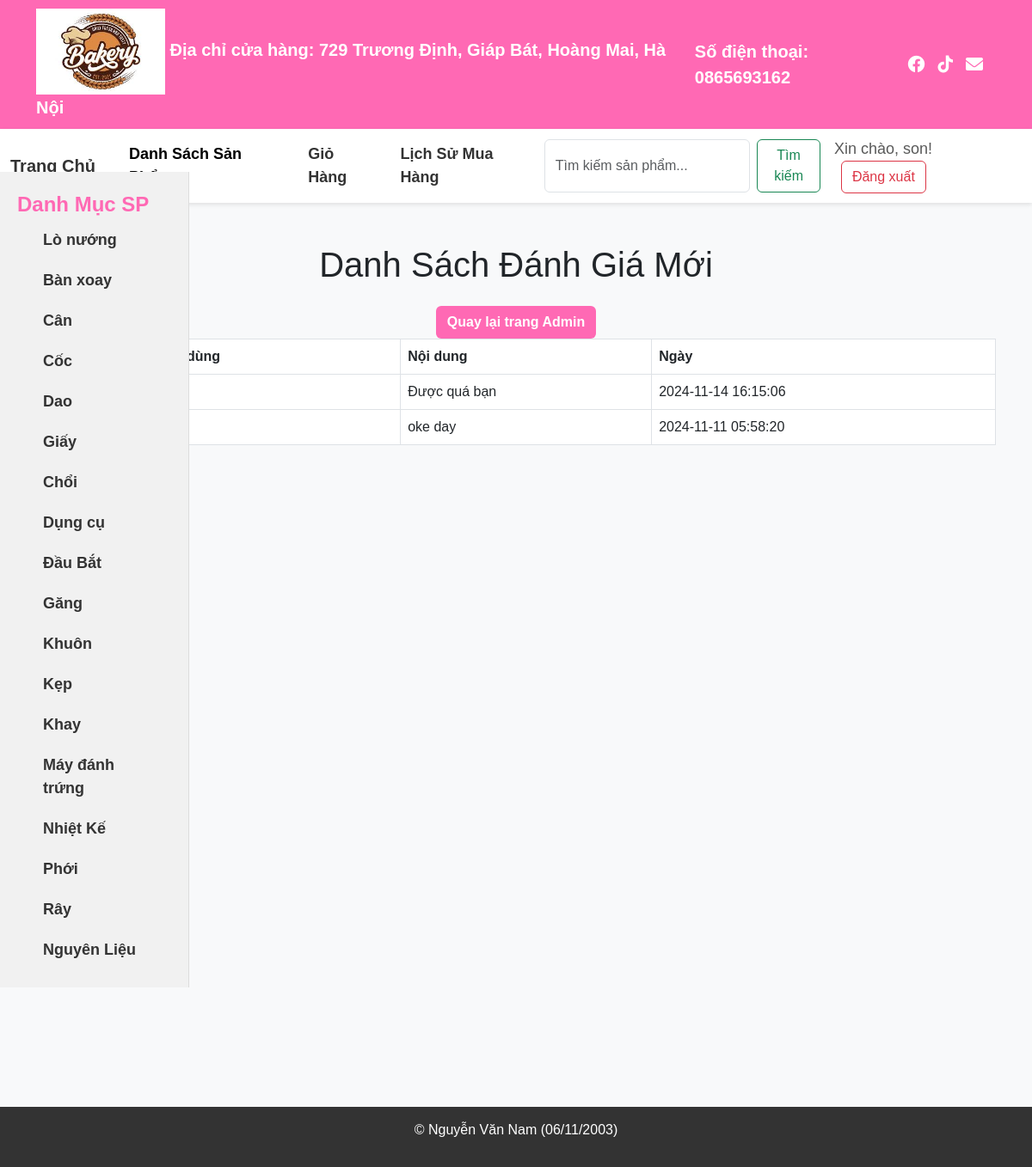
Page /baitaplon/new_reviews.php (signed in) on the committed database.
### tables this page shows
CREATE TABLE `reviews` (
  `id` int(11) NOT NULL,
  `product_id` int(11) NOT NULL,
  `user_name` varchar(100) NOT NULL,
  `content` text NOT NULL,
  `created_at` timestamp NOT NULL DEFAULT current_timestamp()
);

### baitaplon/new_reviews.php (the view, shortened to what this page needs)
<?php
include 'db_connect.php';
$sql = "SELECT * FROM reviews ORDER BY created_at DESC";
$result = $conn->query($sql);
$sql_categories = "SELECT DISTINCT category FROM products";
$categories = $conn->query($sql_categories);
?>
<!DOCTYPE html>
<html lang="en">
<head>
    <link href="https://cdn.jsdelivr.net/npm/bootstrap@5.3.0/dist/css/bootstrap.min.css" rel="stylesheet">
    <link rel="stylesheet" href="https://cdnjs.cloudflare.com/ajax/libs/font-awesome/6.0.0-beta3/css/all.min.css">
</head>
<body>
    <div class="top-bar">
        <div class="container">
            <div class="logo-container">
                <img src="uploads/nam.jpg" alt="Logo cửa hàng">
                <span>Địa chỉ cửa hàng: 729 Trương Định, Giáp Bát, Hoàng Mai, Hà Nội</span>
            </div>
            <div class="phone-number">
                <span>Số điện thoại: <strong>0865693162</strong></span>
            </div>
            <div class="social-icons">
                <a href="https://www.facebook.com/nguyen.nam" target="_blank" title="Facebook">
                    <i class="fab fa-facebook"></i>
                </a>
                <a href="https://www.tiktok.com/@namthaan.0611" target="_blank" title="TikTok">
                    <i class="fab fa-tiktok"></i>
                </a>
                <a href="mailto:your.email@example.com" title="Email">
                    <i class="fas fa-envelope"></i>
                </a>
            </div>
        </div>
    </div>
    <nav class="navbar navbar-expand-lg navbar-light">
        <div class="container-fluid">
            <a class="navbar-brand" href="index.php">Trang Chủ</a>
            <div class="collapse navbar-collapse" id="navbarNav">
                <ul class="navbar-nav me-auto mb-2 mb-lg-0">
                    <li class="nav-item">
                        <a class="nav-link active" href="index.php">Danh Sách Sản Phẩm</a>
                    </li>
                    <li class="nav-item">
                        <a class="nav-link" href="cart.php">Giỏ Hàng</a>
                    </li>
                    <li class="nav-item">
                        <a class="nav-link" href="order_historys.php">Lịch Sử Mua Hàng</a>
                    </li>
                </ul>
                 <form action="search.php" method="GET" class="d-flex ms-2">
                    <input type="text" name="keyword" class="form-control" placeholder="Tìm kiếm sản phẩm..." required>
                    <button type="submit" class="btn btn-outline-success ms-2">Tìm kiếm</button>
                </form>
                <div class="ms-3">
                    <?php if (isset($_SESSION['username'])): ?>
                        <span class="navbar-text">Xin chào, <?php echo htmlspecialchars($_SESSION['username']); ?>!</span>
                        <a href="logout.php" class="btn btn-outline-danger ms-2">Đăng xuất</a>
                    <?php else: ?>
                        <a href="login.php" class="btn btn-outline-primary">Đăng nhập</a>
                        <a href="register.php" class="btn btn-outline-success ms-2">Đăng ký</a>
                    <?php endif; ?>
                </div>
            </div>
        </div>
    </nav>
    <div class="category-sidebar">
        <span class="category-title">Danh Mục SP</span>
        <ul class="navbar-nav">
            <?php if ($categories->num_rows > 0): ?>
                <?php while ($category = $categories->fetch_assoc()): ?>
                    <li class="nav-item">
                        <a class="nav-link" href="search.php?keyword=<?php echo urlencode($category['category']); ?>">
                            <?php echo htmlspecialchars($category['category']); ?>
                        </a>
                    </li>
                <?php endwhile; ?>
            <?php else: ?>
                <li class="nav-item">
                    <span class="nav-link">Chưa có danh mục nào.</span>
                </li>
            <?php endif; ?>
        </ul>
    </div>
    <div class="container mt-5">
        <h1 class="text-center mb-4">Danh Sách Đánh Giá Mới</h1>
        <div class="text-center">
            <a href="admin_dashboard.php" class="btn btn-custom">Quay lại trang Admin</a>
        </div>
        <table class="table table-bordered table-hover reviews-table">
            <thead>
                <tr>
                    <th>ID</th>
                    <th>Tên người dùng</th>
                    <th>Nội dung</th>
                    <th>Ngày</th>
                </tr>
            </thead>
            <tbody>
                <?php if ($result->num_rows > 0): ?>
                    <?php while ($review = $result->fetch_assoc()): ?>
                        <tr>
                            <td><?php echo htmlspecialchars($review['id']); ?></td>
                            <td><?php echo htmlspecialchars($review['user_name']); ?></td>
                            <td><?php echo htmlspecialchars($review['content']); ?></td>
                            <td><?php echo htmlspecialchars($review['created_at']); ?></td>
                        </tr>
                    <?php endwhile; ?>
                <?php else: ?>
                    <tr>
                        <td colspan="4" class="text-center">Không có đánh giá nào mới.</td>
                    </tr>
                <?php endif; ?>
            </tbody>
        </table>
    </div>
    <footer>
        <p>&copy;  Nguyễn Văn Nam (06/11/2003)</p>
    </footer>
</body>
</html>

### baitaplon/new_reviews.php (style rules this page uses)
body { background-color: #f8f9fa; font-family: Arial, sans-serif; }
.top-bar { background-color: #ff69b4; color: white; padding: 10px 0; font-size: 20px; font-weight: bold; }
.top-bar .container { display: flex; justify-content: space-between; align-items: center; }
.logo-container img { width: 150px; height: auto; }
.navbar { background-color: #ffffff; box-shadow: 0 2px 5px rgba(0, 0, 0, 0.1); font-size: 18px; }
.navbar-brand, .nav-link { font-weight: bold; color: #333333; }
.navbar-nav .nav-link { margin-left: 15px; }
.social-icons i { font-size: 20px; color: white; margin-right: 15px; }
.phone-number, .social-icons { display: flex; align-items: center; }
.category-sidebar { width: 220px; position: absolute; top:200px; left: 0; background-color: #f1f1f1; border-right: 1px solid #ddd; padding: 20px; font-size: 18px; }
.category-sidebar .category-title { font-size: 24px; font-weight: bold; color: #ff69b4; margin-bottom: 20px; }
.category-sidebar .nav-link { display: block; padding: 10px 15px; color: #333; text-decoration: none; font-size: 18px; }
footer { background-color: #333; color: #fff; text-align: center; padding: 15px 0; width: 100%; position: relative; bottom: 0; left: 0; margin-top: 770px; }
.btn-custom { background-color: #ff69b4; color: white; font-weight: bold; }

### rows in the picture
reviews: content "Được quá bạn", created_at "2024-11-14 16:15:06"
reviews: content "oke day", created_at "2024-11-11 05:58:20"

### other values in the picture
$_SESSION['username'] "son"
$category['category'] "Lò nướng"
$category['category'] "Bàn xoay"
$category['category'] "Cân"
$category['category'] "Cốc"
$category['category'] "Dao"
$category['category'] "Giấy"
$category['category'] "Chổi"
$category['category'] "Dụng cụ"
$category['category'] "Đầu Bắt"
$category['category'] "Găng"
$category['category'] "Khuôn"
$category['category'] "Kẹp"
$category['category'] "Khay"
$category['category'] "Máy đánh trứng"
